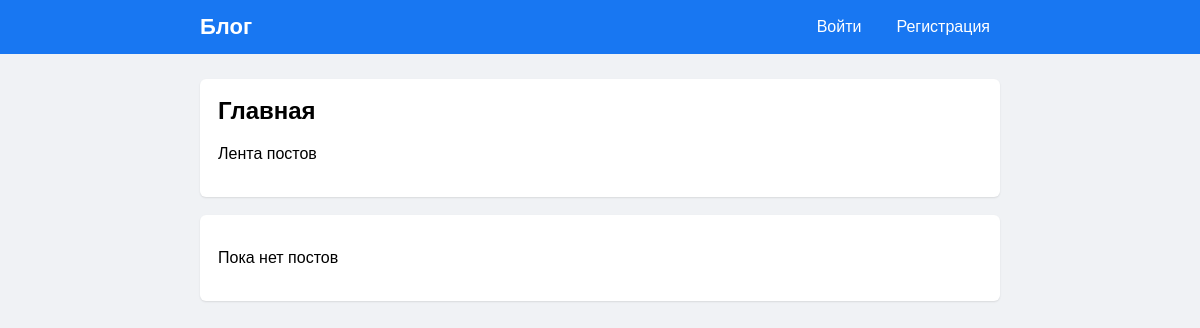
The app's page /, older data.
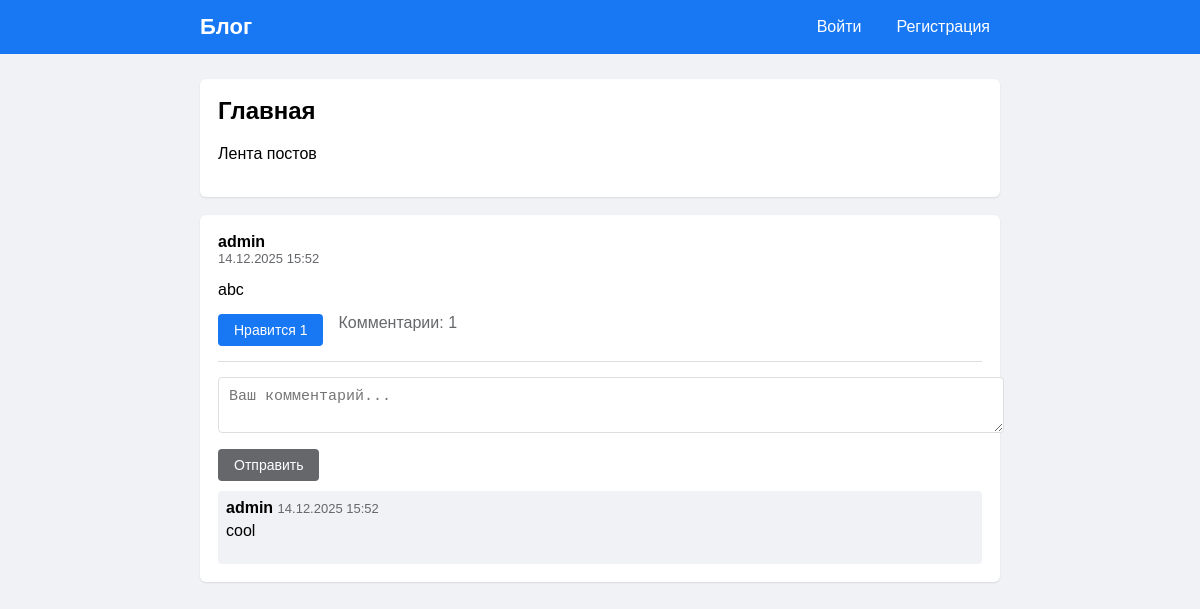
The same page, newer data.
### blog/models.py (models this page shows, shortened)
class Post(models.Model):
    author = models.ForeignKey(User, on_delete=models.CASCADE)
    content = models.TextField(max_length=1000)
    created_at = models.DateTimeField(auto_now_add=True)
    updated_at = models.DateTimeField(auto_now=True)
    class Meta:
        ordering = ['-created_at']
    def likes_count(self):
        return self.likes.count()
    def comments_count(self):
        return self.comments.count()

class Comment(models.Model):
    user = models.ForeignKey(User, on_delete=models.CASCADE)
    post = models.ForeignKey(Post, on_delete=models.CASCADE, related_name='comments')
    content = models.TextField(max_length=500)
    created_at = models.DateTimeField(auto_now_add=True)
    updated_at = models.DateTimeField(auto_now=True)
    class Meta:
        ordering = ['created_at']

### blog/views.py (the view)
# urls.py: path('', views.index, name='index'),
def index(request):
    posts_list = Post.objects.all().order_by('-created_at')
    paginator = Paginator(posts_list, 50)
    page_number = request.GET.get('page')
    posts = paginator.get_page(page_number)
    context = {
        'posts': posts,
    }
    return render(request, 'blog/index.html', context)

### blog/templates/blog/index.html (shortened to what this page needs)
{% extends 'blog/base.html' %}
{% block content %}
<div class="box">
    <h2>Главная</h2>
    <p>Лента постов</p>
</div>
{% for post in posts %}
<div class="box">
    <div class="post-header">
        <div class="post-meta">
            <strong>{{ post.author.username }}</strong>
            <span class="small-text">{{ post.created_at|date:"d.m.Y H:i" }}</span>
        </div>
    </div>
    <p class="post-content">{{ post.content }}</p>
    <div class="post-stats">
        <form action="{% url 'like_post' post.id %}" method="post">
            <button type="submit" class="btn">
                {% if user in post.likes.all %}Не нравится{% else %}Нравится{% endif %} {{ post.likes_count }}
            </button>
        </form>
        <span>Комментарии: {{ post.comments_count }}</span>
    </div>
    <div class="comments-section">
        <form action="{% url 'add_comment' post.id %}" method="post" class="comment-form">
            <textarea name="content" rows="2" placeholder="Ваш комментарий..." required></textarea>
            <button type="submit" class="btn btn-gray">Отправить</button>
        </form>
        {% for comment in post.comments.all|slice:":3" %}
        <div class="comment-item">
            <div class="comment-header">
                <div>
                    <strong>{{ comment.user.username }}</strong>
                    <span class="small-text">{{ comment.created_at|date:"d.m.Y H:i" }}</span>
                </div>
            </div>
            <p class="comment-text">{{ comment.content }}</p>
        </div>
        {% endfor %}
    </div>
</div>
{% empty %}
<div class="box">
    <p>Пока нет постов</p>
</div>
{% endfor %}
{% endblock %}

### blog/templates/blog/base.html (shortened to what this page needs)
<!DOCTYPE html>
<html lang="ru">
<head>
    {% load static %}
    <link rel="stylesheet" type="text/css" href="{% static 'blog/style.css' %}">
</head>
<body>
    <div class="header">
        <div class="container">
            <div class="nav">
                <a href="{% url 'index' %}" class="site-name">Блог</a>
                <div class="menu">
                    {% if user.is_authenticated %}
                        <span class="user-name">{{ user.username }}</span>
                        <a href="{% url 'profile' %}">Профиль</a>
                        <a href="{% url 'create_post' %}">Новый пост</a>
                        <form action="{% url 'logout' %}" method="post" style="display: inline;">
                            {% csrf_token %}
                            <button type="submit" class="logout-btn">Выйти</button>
                        </form>
                    {% else %}
                        <a href="{% url 'login' %}">Войти</a>
                        <a href="{% url 'register' %}">Регистрация</a>
                    {% endif %}
                </div>
            </div>
        </div>
    </div>
    <div class="main container">
        {% block content %}{% endblock %}
    </div>
</body>
</html>

### blog/static/blog/style.css (style rules this page uses)
body { font-family: Arial, sans-serif; margin: 0; background: #f0f2f5; }
.header { background: #1877f2; padding: 12px 0; }
.container { width: 90%; max-width: 800px; margin: 0 auto; }
.nav { display: flex; justify-content: space-between; align-items: center; }
.site-name { color: white; font-size: 22px; font-weight: bold; text-decoration: none; }
.menu { display: flex; gap: 15px; align-items: center; }
.menu a { color: white; text-decoration: none; padding: 6px 10px; }
.main { padding: 25px 0; min-height: 80vh; }
.box { background: white; border-radius: 6px; padding: 18px; margin-bottom: 18px; box-shadow: 0 1px 2px rgba(0,0,0,0.1); }
.box h2 { margin-top: 0; }
.btn { display: inline-block; padding: 8px 16px; background: #1877f2; color: white; text-decoration: none; border-radius: 4px; border: none; cursor: pointer; font-size: 14px; }
.btn-gray { background: #65676b; }
textarea, input[type="text"], input[type="email"], input[type="password"] { width: 100%; padding: 10px; border: 1px solid #dddfe2; border-radius: 4px; margin-bottom: 12px; font-size: 15px; }
.small-text { font-size: 13px; color: #65676b; }
.post-header { display: flex; justify-content: space-between; margin-bottom: 10px; }
.post-meta { display: flex; flex-direction: column; }
.post-content { margin: 15px 0; }
.post-stats { margin-top: 12px; display: flex; gap: 15px; color: #65676b; }
.comments-section { margin-top: 15px; padding-top: 15px; border-top: 1px solid #dddfe2; }
.comment-form textarea { width: 100%; }
.comment-item { margin-top: 10px; padding: 8px; background: #f0f2f5; border-radius: 4px; }
.comment-header { display: flex; justify-content: space-between; margin-bottom: 5px; }
.comment-text { margin-top: 5px; }

Row changes from the older to the newer data that the page shows:
added Post: author.username "admin", created_at "14.12.2025 15:52", content "abc", shows "Нравится", likes_count "1", comments_count "1"
added Comment: user.username "admin", created_at "14.12.2025 15:52", content "cool"
Text that changed along with them:
text no longer shown: "Пока нет постов"
